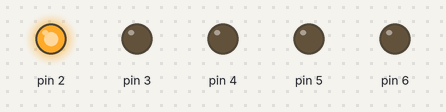
Recording of a sketch running on a simulated Arduino Uno, built with avr-gcc and run on an emulated ATmega328P. Parts: output pins drawn as LEDs (lit = HIGH).

Above: at 0.2 s.
At 1.2 s:
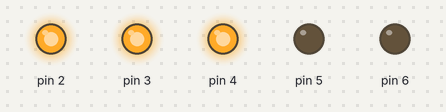
At 2.2 s:
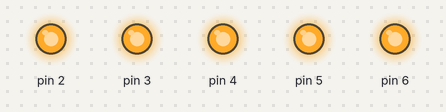
At 2.7 s:
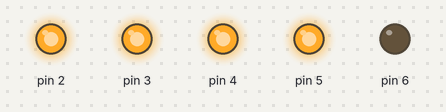
At 4.7 s:
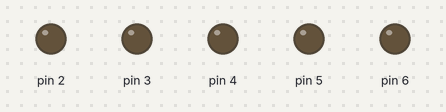
At 5.7 s:
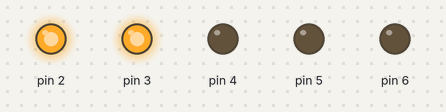
Timing chart, 0 to 6.5 s (numbered marks = the images above):
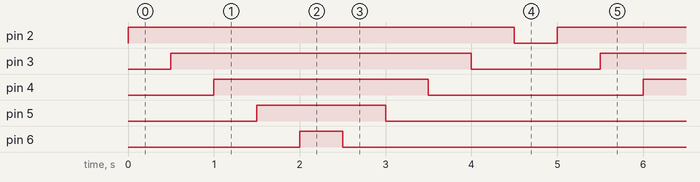

Measured:
- by itself, pin 2: alternates HIGH for 4.5 s and LOW for 0.50 s
- by itself, pin 3: alternates HIGH for 3.5 s and LOW for 1.5 s
- by itself, pin 4: alternates HIGH for 2.5 s and LOW for 2.5 s
- by itself, pin 5: alternates HIGH for 1.5 s and LOW for 3.5 s
- by itself, pin 6: alternates HIGH for 0.50 s and LOW for 4.5 s

The sketch:

grand_sango_jaiks1.ino
```cpp
#define kırmızı 2
#define turuncu 3
#define sarı 4
#define yesil 5
#define mavi 6


void setup()
{
  pinMode(2, OUTPUT);
  pinMode(3, OUTPUT);
  pinMode(4, OUTPUT);
  pinMode(5, OUTPUT);
  pinMode(6, OUTPUT);
}

void loop()
{
  digitalWrite(2, HIGH);
  delay(500);
  digitalWrite(3, HIGH);
  delay(500);
  digitalWrite(4, HIGH);
  delay(500);
  digitalWrite(5, HIGH);
  delay(500);
  digitalWrite(6, HIGH);
  delay(500);
  digitalWrite(6, LOW);
  delay(500);
  digitalWrite(5, LOW);
  delay(500);
  digitalWrite(4, LOW);
  delay(500);
  digitalWrite(3, LOW);
  delay(500);
  digitalWrite(2, LOW);
  delay(500);
}
```
